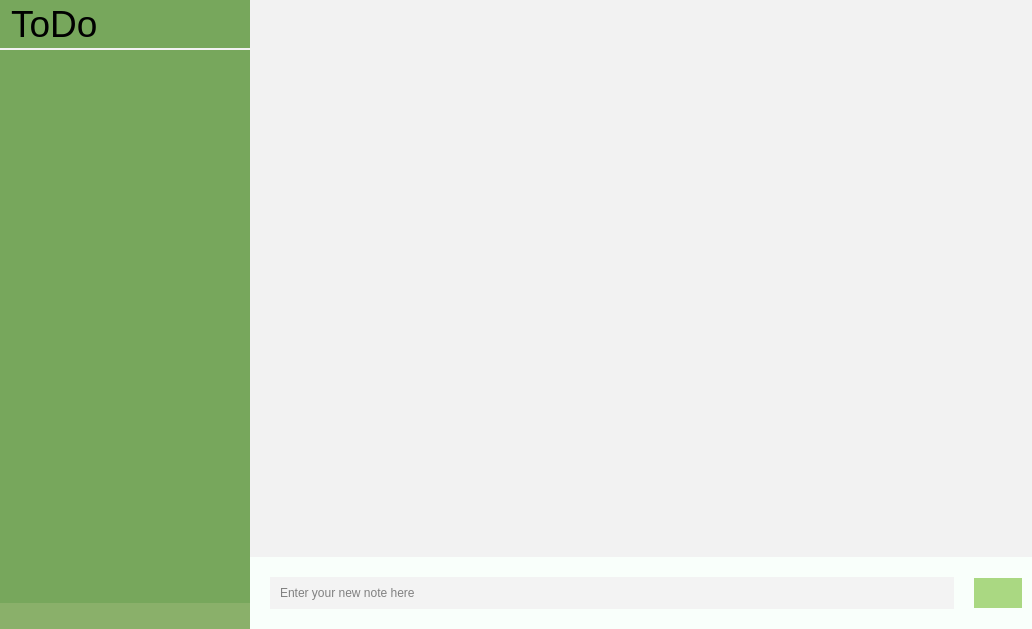
<?xml version="1.0" encoding="UTF-8"?>
<ui version="4.0">
 <class>MainWindow</class>
 <widget class="QMainWindow" name="MainWindow">
  <property name="geometry">
   <rect>
    <x>0</x>
    <y>0</y>
    <width>1032</width>
    <height>629</height>
   </rect>
  </property>
  <property name="minimumSize">
   <size>
    <width>1032</width>
    <height>629</height>
   </size>
  </property>
  <property name="windowTitle">
   <string>ToDo</string>
  </property>
  <property name="styleSheet">
   <string notr="true"/>
  </property>
  <widget class="QWidget" name="centralwidget">
   <property name="styleSheet">
    <string notr="true">background-color: rgb(249, 255, 251);</string>
   </property>
   <layout class="QGridLayout" name="gridLayout">
    <property name="leftMargin">
     <number>0</number>
    </property>
    <property name="topMargin">
     <number>0</number>
    </property>
    <property name="rightMargin">
     <number>0</number>
    </property>
    <property name="bottomMargin">
     <number>0</number>
    </property>
    <property name="horizontalSpacing">
     <number>0</number>
    </property>
    <item row="0" column="0">
     <layout class="QHBoxLayout" name="horizontalLayout">
      <property name="spacing">
       <number>0</number>
      </property>
      <item>
       <layout class="QVBoxLayout" name="verticalLayout">
        <property name="spacing">
         <number>0</number>
        </property>
        <property name="sizeConstraint">
         <enum>QLayout::SizeConstraint::SetDefaultConstraint</enum>
        </property>
        <item>
         <widget class="QLabel" name="label">
          <property name="minimumSize">
           <size>
            <width>250</width>
            <height>50</height>
           </size>
          </property>
          <property name="maximumSize">
           <size>
            <width>250</width>
            <height>50</height>
           </size>
          </property>
          <property name="font">
           <font>
            <pointsize>28</pointsize>
            <fontweight>DemiBold</fontweight>
           </font>
          </property>
          <property name="styleSheet">
           <string notr="true">background-color: rgb(119, 167, 92);
border: none;
padding-left: 2px;
border-bottom: 2px solid rgb(242, 242, 242)</string>
          </property>
          <property name="lineWidth">
           <number>0</number>
          </property>
          <property name="text">
           <string>ToDo</string>
          </property>
          <property name="alignment">
           <set>Qt::AlignmentFlag::AlignLeading|Qt::AlignmentFlag::AlignLeft|Qt::AlignmentFlag::AlignVCenter</set>
          </property>
         </widget>
        </item>
        <item>
         <widget class="QListWidget" name="lists">
          <property name="minimumSize">
           <size>
            <width>250</width>
            <height>0</height>
           </size>
          </property>
          <property name="maximumSize">
           <size>
            <width>250</width>
            <height>16777215</height>
           </size>
          </property>
          <property name="font">
           <font>
            <pointsize>12</pointsize>
            <fontweight>Light</fontweight>
           </font>
          </property>
          <property name="contextMenuPolicy">
           <enum>Qt::ContextMenuPolicy::CustomContextMenu</enum>
          </property>
          <property name="styleSheet">
           <string notr="true">QListView {
    show-decoration-selected: 1; /* make the selection span the entire width of the view */
    background-color: rgb(119, 167, 92);
    border: none;
    padding: 2px;
    padding-top: 14px;
}

QListView::item {
   padding: 8px;
   border: none;
   color: rgb(252, 252, 252);
	font-size: 10pt;
}

QListView::item:selected {
    background-color: rgb(170, 216, 130);
}

QListView::item:selected:!active {
    background-color: rgb(170, 216, 130);
}

QListView::item:selected:active {
    background-color: rgb(170, 216, 130);
}

QListView::item:hover {
    background-color: rgb(152, 193, 116);
}
</string>
          </property>
          <property name="frameShadow">
           <enum>QFrame::Shadow::Plain</enum>
          </property>
          <property name="lineWidth">
           <number>0</number>
          </property>
          <property name="autoScrollMargin">
           <number>2</number>
          </property>
          <property name="editTriggers">
           <set>QAbstractItemView::EditTrigger::NoEditTriggers</set>
          </property>
          <property name="showDropIndicator" stdset="0">
           <bool>false</bool>
          </property>
          <property name="defaultDropAction">
           <enum>Qt::DropAction::IgnoreAction</enum>
          </property>
          <property name="supportedDragActions">
           <set>Qt::DropAction::IgnoreAction</set>
          </property>
         </widget>
        </item>
        <item>
         <widget class="QWidget" name="horizontalWidget" native="true">
          <property name="minimumSize">
           <size>
            <width>250</width>
            <height>0</height>
           </size>
          </property>
          <property name="maximumSize">
           <size>
            <width>250</width>
            <height>16777215</height>
           </size>
          </property>
          <property name="styleSheet">
           <string notr="true">background-color: rgb(138, 176, 106);</string>
          </property>
          <layout class="QHBoxLayout" name="horizontalLayout_2">
           <property name="spacing">
            <number>0</number>
           </property>
           <property name="leftMargin">
            <number>0</number>
           </property>
           <property name="topMargin">
            <number>0</number>
           </property>
           <property name="rightMargin">
            <number>0</number>
           </property>
           <property name="bottomMargin">
            <number>0</number>
           </property>
           <item>
            <spacer name="horizontalSpacer">
             <property name="orientation">
              <enum>Qt::Orientation::Horizontal</enum>
             </property>
             <property name="sizeHint" stdset="0">
              <size>
               <width>40</width>
               <height>20</height>
              </size>
             </property>
            </spacer>
           </item>
           <item>
            <widget class="QPushButton" name="addListButton">
             <property name="toolTip">
              <string>New list</string>
             </property>
             <property name="styleSheet">
              <string notr="true">border: none;
padding: 6px;</string>
             </property>
             <property name="text">
              <string/>
             </property>
             <property name="icon">
              <iconset theme="QIcon::ThemeIcon::DocumentNew"/>
             </property>
             <property name="flat">
              <bool>true</bool>
             </property>
            </widget>
           </item>
          </layout>
         </widget>
        </item>
       </layout>
      </item>
      <item>
       <layout class="QVBoxLayout" name="verticalLayout_2">
        <property name="spacing">
         <number>0</number>
        </property>
        <item>
         <widget class="QListWidget" name="notes">
          <property name="enabled">
           <bool>false</bool>
          </property>
          <property name="styleSheet">
           <string notr="true">QListView {
    show-decoration-selected: 1; /* make the selection span the entire width of the view */
    background-color: rgb(242, 242, 242);
    border: none;
    padding: 2px;
    color: rgb(13, 13, 13);
}

QListView::item {
   background-color: rgb(231, 231, 231);
   margin: 10px;
   padding: 10px;
   border: none;
}

QListView::item:alternate {
    background: #EEEEEE;
}

QListView::item:selected {
	background-color: rgb(154, 154, 154);
}

QListView::item:selected:!active {
    background: none;
}

QListView::item:hover {
	background-color: rgb(204, 204, 204);
}

QListWidget::indicator {
    width: 18px;
    height: 18px;
    border: 1px solid rgb(119, 167, 92);
    border-radius: 10px;
    background: rgb(226, 226, 226);
}

QListWidget::indicator:checked {
    background: rgb(119, 167, 92);
    border: 2px solid rgb(119, 167, 92);
}

QListWidget::indicator:unchecked:hover {
    border: 2px solid #aaa;
}</string>
          </property>
          <property name="frameShadow">
           <enum>QFrame::Shadow::Plain</enum>
          </property>
          <property name="lineWidth">
           <number>0</number>
          </property>
          <property name="editTriggers">
           <set>QAbstractItemView::EditTrigger::AllEditTriggers</set>
          </property>
          <property name="showDropIndicator" stdset="0">
           <bool>false</bool>
          </property>
          <property name="defaultDropAction">
           <enum>Qt::DropAction::IgnoreAction</enum>
          </property>
          <property name="selectionMode">
           <enum>QAbstractItemView::SelectionMode::MultiSelection</enum>
          </property>
          <property name="supportedDragActions">
           <set>Qt::DropAction::IgnoreAction</set>
          </property>
         </widget>
        </item>
        <item>
         <layout class="QHBoxLayout" name="horizontalLayout_3">
          <item>
           <widget class="QLineEdit" name="newNoteEdit">
            <property name="enabled">
             <bool>false</bool>
            </property>
            <property name="styleSheet">
             <string notr="true">margin: 20px;
background-color: rgb(243, 243, 243);
padding: 8px;
color: rgb(13, 13, 13);
border: none;</string>
            </property>
            <property name="placeholderText">
             <string>Enter your new note here</string>
            </property>
           </widget>
          </item>
          <item>
           <widget class="QPushButton" name="saveNoteButton">
            <property name="styleSheet">
             <string notr="true">background-color: rgb(170, 216, 130);
color: rgb(242, 242, 242);
border: none;
padding: 8px;</string>
            </property>
            <property name="text">
             <string/>
            </property>
            <property name="icon">
             <iconset theme="QIcon::ThemeIcon::MailSend"/>
            </property>
            <property name="flat">
             <bool>false</bool>
            </property>
           </widget>
          </item>
          <item>
           <spacer name="horizontalSpacer_2">
            <property name="orientation">
             <enum>Qt::Orientation::Horizontal</enum>
            </property>
            <property name="sizeType">
             <enum>QSizePolicy::Policy::Fixed</enum>
            </property>
            <property name="sizeHint" stdset="0">
             <size>
              <width>10</width>
              <height>20</height>
             </size>
            </property>
           </spacer>
          </item>
         </layout>
        </item>
       </layout>
      </item>
     </layout>
    </item>
   </layout>
  </widget>
 </widget>
 <resources/>
 <connections/>
</ui>
